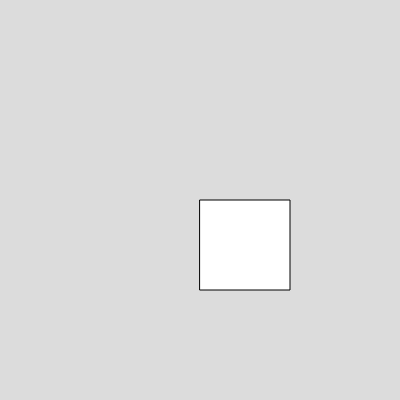
Frame 1 (no input)
Frame 60 (no input): identical to frame 1, image omitted
Frame 120 (the mouse pressed at the canvas centre since frame 60): identical to frame 1, image omitted

The p5.js sketch that drew this single still picture (run headless with seeded random() and noise() and a simulated clock; from frame 60 on, the mouse is pressed at the canvas centre):

// p5.js sketch
// ── sketch.js
function setup() {
  createCanvas(400, 400);
}

function draw() {
  background(220);
  rect(200,200,90,90);
}
